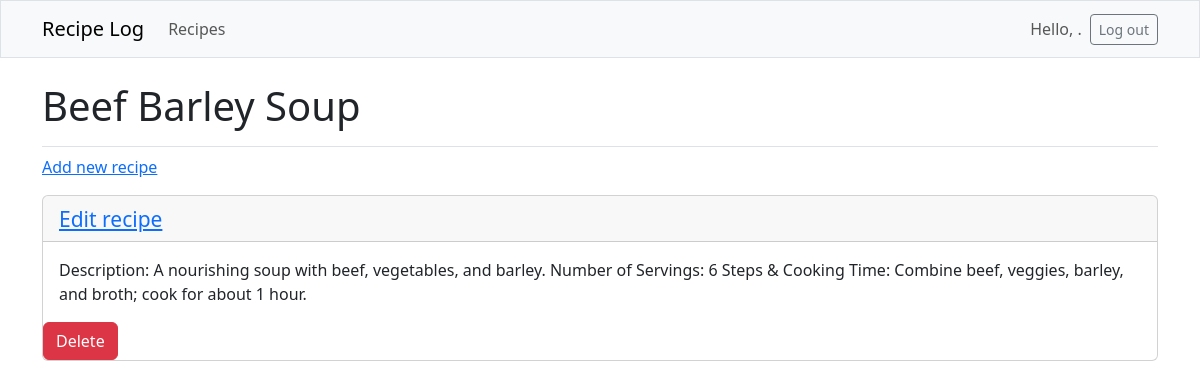
Screenshot of /recipes/4/ (signed in) with the database file from the repository.
### recipe_log/models.py (models this page shows, shortened)
class Recipe(models.Model):
    text = models.CharField(max_length=200)
    date_added = models.DateTimeField(auto_now_add=True)
    owner = models.ForeignKey(User, on_delete=models.CASCADE)

class RecipeDetails(models.Model):
    recipe = models.ForeignKey(Recipe, on_delete=models.CASCADE)
    text = models.TextField()
    date_added = models.DateTimeField(auto_now_add=True)
    class Meta:
        verbose_name_plural = 'recipe_details'

### recipe_log/views.py (the view)
# urls.py: path('recipes/<int:recipe_id>/', views.recipe, name='recipe'),
@login_required
def recipe(request, recipe_id):
    recipe = get_object_or_404(Recipe, id=recipe_id)
    if recipe.owner != request.user:
        raise Http404
    recipe_details = recipe.recipedetails_set.order_by('date_added')
    context = {'recipe': recipe, 'recipe_details': recipe_details}
    return render(request, 'recipe_log/recipe.html', context)

### file_transfer/templates/recipe_log/recipe.html (shortened to what this page needs)
{% extends 'recipe_log/base.html' %}
{% block page_header %}
  <h1>{{recipe.text}}</h1>
{% endblock page_header %}
{% block content %}
    <p>
      <a href="{% url 'recipe_log:new_recipe_details' recipe.id %}">Add new recipe</a>
    </p>
  {% for details in recipe_details %}
    <div class="card mb-3">
      <h4 class="card-header">
        <small><a href="{% url 'recipe_log:edit_recipe_details' recipe.id %}">
          Edit recipe</a></small>
      </h4>
      <div class="card-body">{{ details.text }}</div>
      <form action="{% url 'recipe_log:delete_recipe' recipe.id%}" method="post">
        <button type="submit" class="btn btn-danger" onclick="return confirm
        ('Are you sure you want to delete this recipe?');">Delete</button>
      </form>
    </div>
  {% endfor %}
{% endblock content %}

### rows the page displays
Recipe: text "Beef Barley Soup"
RecipeDetails: text "Description: A nourishing soup with beef, vegetables, and barley. Number of Servings: 6 Steps & Cooking Time: Combine beef, veggies, barley, and broth; cook for about 1 hour."
